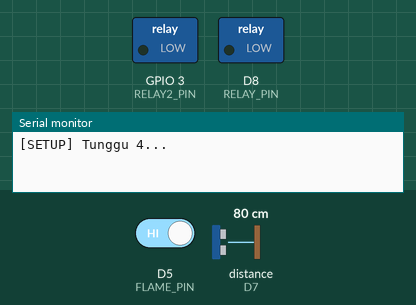
The sketch below on a simulated ESP8266 (NodeMCU). On the bench: switched loads named in the sketch (green lamp = pin HIGH), the last lines printed to the serial monitor. Wiring (inferred from the names in the program): ultrasonic range finder: trigger D6; echo D7. The inputs (shaded band) are chosen by the test bench; at power-on: D5 (FLAME_PIN) HIGH, distance to the obstacle (sensor on D7) 80 cm. The echo pulse lasts 58.3 µs per cm; WiFi joins after 1.5 s; servers stay silent unless stated; uploads are accepted with an empty reply; pins used as bus, display or sensor lines are not drawn.

Above: at 0.1 s.
At 11.7 s:
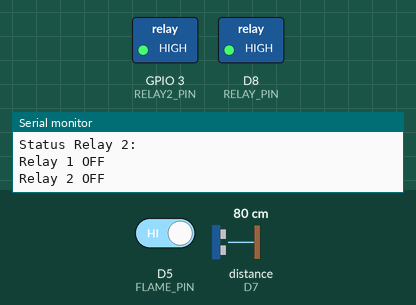
11.8 s: D5 (FLAME_PIN) driven LOW
At 16.17 s:
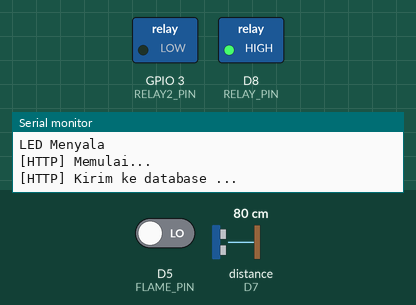
Timing chart, 0 to 23.3 s (numbered marks = the images above; inputs shaded):
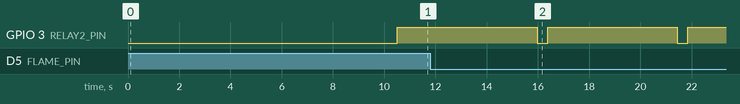

Measured:
- after the input at 11.8 s, GPIO 3 (RELAY2_PIN): alternates HIGH for 5.1 s and LOW for 0.41 s, starting after 4.2 s

The sketch:

code_evaluasi_uts.ino
```cpp
// Wifi
#include <ESP8266WiFi.h>
#include <ESP8266WiFiMulti.h>
#include <ESP8266HTTPClient.h>
#include <ESP8266WiFi.h>
// Buat object Wifi
#include <WiFiClient.h>

WiFiClient wiFiClient;

ESP8266WiFiMulti WiFiMulti;
// Buat object http
HTTPClient http;
#define USE_SERIAL Serial

//send data
String urlSaveData = "http://192.168.114.50/praktek4-ultrasonik-server-lokal/data/saveData?jarak=";
String respon = "";

//wifi
#define WIFI_SSID "Bas"
#define WIFI_PASSWORD "12345678"

// Timer variables
unsigned long lastTime = 0;
unsigned long timerDelay = 5000;

// Sensor Ultrasonik
#define echoPin D7
#define trigPin D6

int newJarak;

//sensor flame
#define FLAME_PIN D5
int bacasensor = 0;
String flameKet;

//relay

#define RELAY_PIN D8
#define RELAY2_PIN D9

#define relay_off HIGH
#define relay_on LOW

String statusRelay, statusRelayDua;

void setup() {
  Serial.begin(115200);

  USE_SERIAL.begin(115200);
  USE_SERIAL.setDebugOutput(false);

  for(uint8_t t = 4; t > 0; t--) {
      USE_SERIAL.printf("[SETUP] Tunggu %d...\n", t);
      USE_SERIAL.flush();
      delay(1000);
  }

  WiFi.mode(WIFI_STA);
  WiFiMulti.addAP(WIFI_SSID, WIFI_PASSWORD);

  for (int u = 1; u <= 5; u++)
  {
    if ((WiFiMulti.run() == WL_CONNECTED))
    {
      USE_SERIAL.println("Terhubung ke wifi");
      USE_SERIAL.flush();
      delay(1000);
    }
    else
    {
      Serial.println("Wifi belum terhubung");
      delay(1000);
    }
  }

  pinMode(echoPin, INPUT);
  pinMode(trigPin, OUTPUT);
  pinMode(FLAME_PIN, INPUT);
  pinMode(RELAY_PIN, OUTPUT);
  pinMode(RELAY2_PIN, OUTPUT);

  digitalWrite(RELAY_PIN, relay_off);
  digitalWrite(RELAY2_PIN, relay_off);
}

void loop() {
  jarak();
  flame();

  kirim_database();

  if (statusRelay.toInt() == 1) {
    digitalWrite(RELAY_PIN, relay_on);
    Serial.println("Relay 1 ON");
  } else {
    digitalWrite(RELAY_PIN, relay_off);
    Serial.println("Relay 1 OFF");
  }

   if (statusRelayDua.toInt() == 1) {
    digitalWrite(RELAY2_PIN, relay_on);
    Serial.println("Relay 2 ON");
  } else {
    digitalWrite(RELAY2_PIN, relay_off);
    Serial.println("Relay 2 OFF");
  }

  delay(1000);
}

void flame(){
  //flame
  bacasensor = digitalRead(FLAME_PIN);
   //  flame
  Serial.println("--------- SENSOR API -----");
  if (bacasensor == LOW) {
    // turn LED on:
    digitalWrite(RELAY2_PIN, LOW);
    Serial.println("Terdeteksi Panas Api");
    Serial.println("LED Menyala");
    flameKet = "True";
  } else {
    // turn LED off:
    digitalWrite(RELAY2_PIN, HIGH);
    Serial.println("Tidak Terdeteksi Panas Api");
    Serial.println("LED Tidak Menyala");
    flameKet = "False";
  }

  Serial.println();
}

void jarak() {
  int durasi, jarak, pos=0;
  digitalWrite(trigPin, HIGH);
  delayMicroseconds(10);
  digitalWrite(trigPin, LOW);
  durasi = pulseIn(echoPin, HIGH);
  jarak = (durasi / 2) / 29.1;
//
  if (jarak < 0) {
    jarak = 0;
  } else if (jarak > 100) {
    jarak = 100;
  }

  newJarak = jarak;

  Serial.println("--------- SENSOR JARAK -----");
  Serial.print("Jarak : ");
  Serial.print(jarak);
  Serial.println(" cm");
}

void kirim_database() {
  if ((millis() - lastTime) > timerDelay) {
    if ((WiFiMulti.run() == WL_CONNECTED))
    {
      USE_SERIAL.print("[HTTP] Memulai...\n");

      http.begin( wiFiClient, urlSaveData + (String) newJarak + "&flame=" + flameKet );

      USE_SERIAL.print("[HTTP] Kirim ke database ...\n");
      int httpCode = http.GET();

      if(httpCode > 0)
      {
        USE_SERIAL.printf("[HTTP] kode response GET : %d\n", httpCode);

        if (httpCode == HTTP_CODE_OK) // kode 200
        {
          respon = http.getString();
          USE_SERIAL.println("Respon : " + respon);

          statusRelay = respon.substring(0,1);
          statusRelayDua = respon.substring(2);
          USE_SERIAL.println("Status Relay 1: " + statusRelay);
          USE_SERIAL.println("Status Relay 2: " + statusRelayDua);

          delay(200);
        }
      }
      else
      {
        USE_SERIAL.printf("[HTTP] GET data gagal, error: %s\n", http.errorToString(httpCode).c_str());
      }
      http.end();
    }

    lastTime = millis();
  }
}
```
